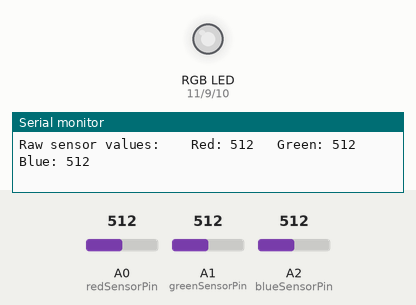
Simulated run of this sketch. Board: Arduino Uno, built with avr-gcc and run on an emulated ATmega328P. On the bench: an RGB LED mixed from three pins (HIGH = lit), the last lines printed to the serial monitor. Inputs (shaded band) come from the test bench; at power-on: A0 (redSensorPin) = 512, A1 (greenSensorPin) = 512, A2 (blueSensorPin) = 512. Dim RGB values are drawn brighter than linear.

Above: at 1.2 s.
1.3 s: A0 (redSensorPin) set to 412
At 2.2 s:
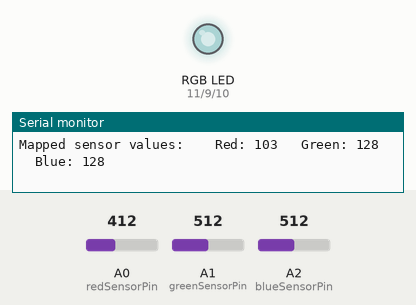
4.3 s: A0 (redSensorPin) set to 383
At 5.7 s:
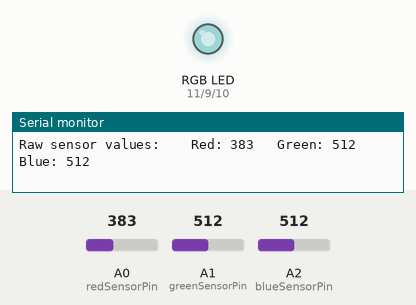
7.3 s: A1 (greenSensorPin) set to 411
At 8.2 s:
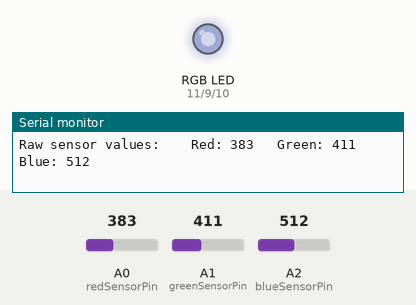
10.3 s: A1 (greenSensorPin) set to 388
At 11.3 s:
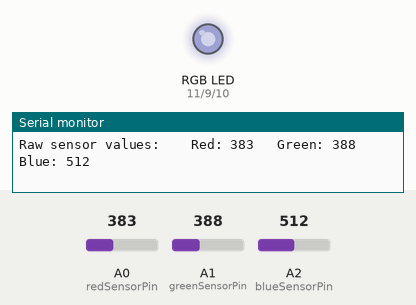
13.3 s: A2 (blueSensorPin) set to 410
At 14.1 s:
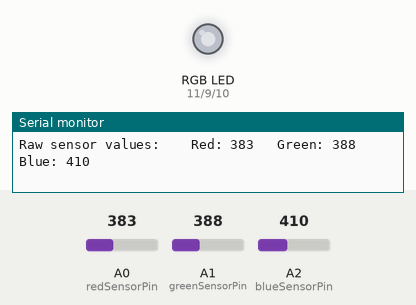
16.3 s: A2 (blueSensorPin) set to 381
At 17.4 s:
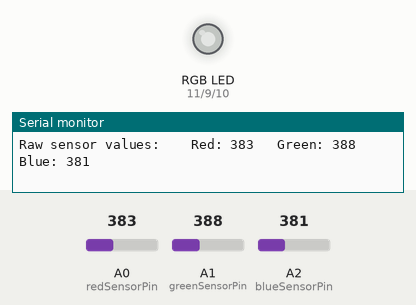
Timing chart, 0 to 19.3 s (numbered marks = the images above; inputs shaded):
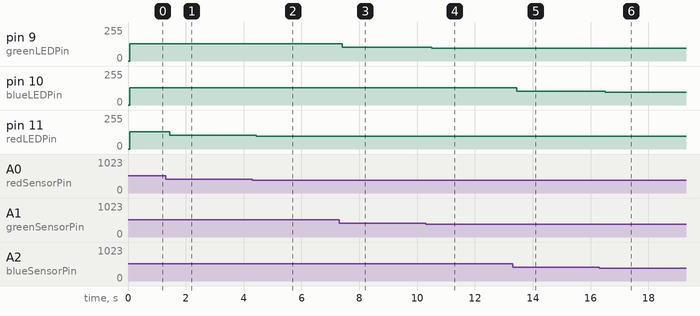

Measured:
- after the input at 1.3 s, pin 11 (redLEDPin): 128/255 → 103/255 after 0.14 s
- after the input at 4.3 s, pin 11 (redLEDPin): 103/255 → 95/255 after 0.14 s
- after the input at 7.3 s, pin 9 (greenLEDPin): 128/255 → 102/255 after 0.12 s
- after the input at 10.3 s, pin 9 (greenLEDPin): 102/255 → 97/255 after 0.21 s
- after the input at 13.3 s, pin 10 (blueLEDPin): 128/255 → 102/255 after 0.15 s
- after the input at 16.3 s, pin 10 (blueLEDPin): 102/255 → 95/255 after 0.21 s

The sketch:

_04.ino
```cpp
const int greenLEDPin = 9;
const int redLEDPin = 11;
const int blueLEDPin = 10;

const int greenSensorPin = A1;
const int redSensorPin = A0;
const int blueSensorPin = A2;

int greenValue = 0;
int redValue = 0;
int blueValue = 0;

int greenSensorValue = 0;
int redSensorValue = 0;
int blueSensorValue = 0;

void setup() {
  // put your setup code here, to run once:
  Serial.begin(9600);

  pinMode(greenLEDPin, OUTPUT);
  pinMode(redLEDPin, OUTPUT);
  pinMode(blueLEDPin, OUTPUT);
}

void loop() {
  // put your main code here, to run repeatedly:
  greenSensorValue = analogRead(greenSensorPin);
  delay(5);
  redSensorValue = analogRead(redSensorPin);
  delay(5);
  blueSensorValue = analogRead(blueSensorPin);

  Serial.print("Raw sensor values: \t Red: ");
  Serial.print(redSensorValue);
  Serial.print("\t Green: ");
  Serial.print(greenSensorValue);
  Serial.print("\t Blue: ");
  Serial.println(blueSensorValue);

  redValue = redSensorValue/4;
  greenValue = greenSensorValue/4;
  blueValue = blueSensorValue/4;

  Serial.print("Mapped sensor values: \t Red: ");
  Serial.print(redValue);
  Serial.print("\t Green: ");
  Serial.print(greenValue);
  Serial.print("\t Blue: ");
  Serial.println(blueValue);

  analogWrite(redLEDPin, redValue);
  analogWrite(greenLEDPin, greenValue);
  analogWrite(blueLEDPin, blueValue);

//  delay(1000);
}
```
